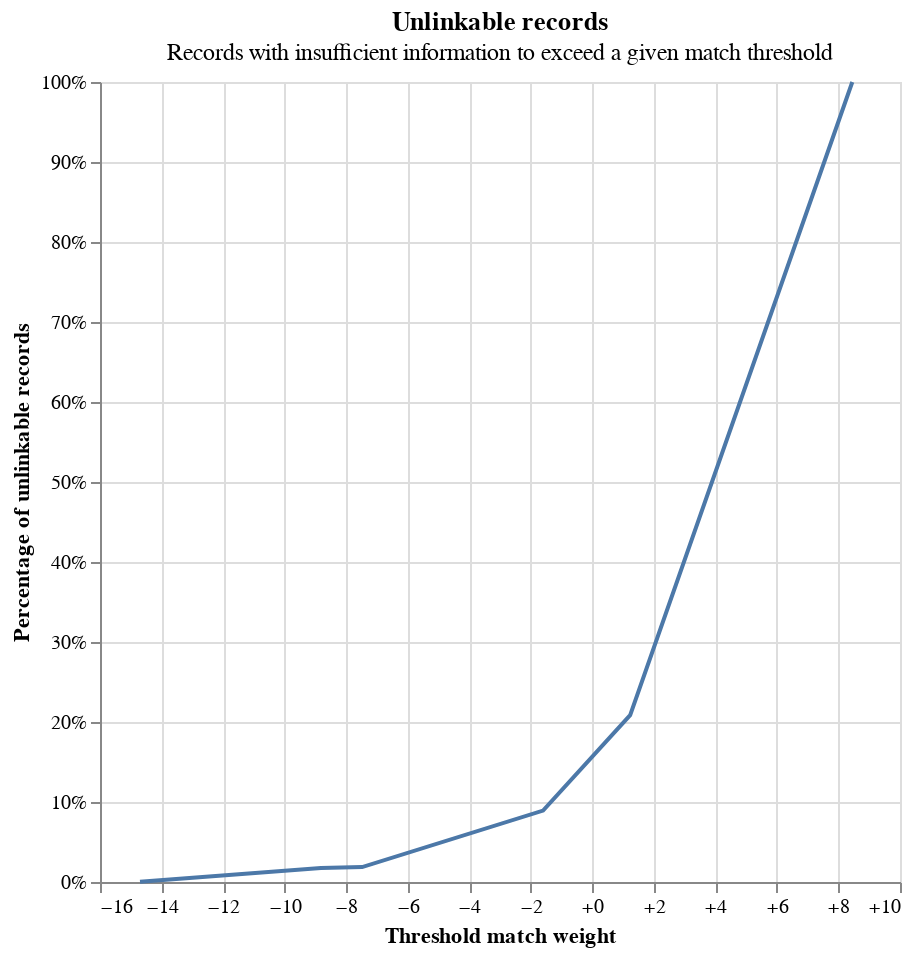

The notebook cell this image was saved under:
### Code cell
person_linker.unlinkables_chart()

### Figure 1 — Vega-Lite specification as saved in the notebook (floating-point values rounded to 4 significant figures)
{"config": {"view": {"continuousWidth": 400, "continuousHeight": 300}}, "layer": [{"mark": {"type": "line"}, "encoding": {"x": {"axis": {"format": "+", "title": "Threshold match weight"}, "field": "match_weight", "type": "quantitative"}, "y": {"axis": {"format": "%", "title": "Percentage of unlinkable records"}, "field": "cum_prop", "type": "quantitative"}}}, {"mark": {"type": "point"}, "encoding": {"opacity": {"condition": {"param": "x_match_weight_y_cum_prop_coords_of_mouse", "value": 1, "empty": false}, "value": 0}, "tooltip": [{"field": "match_weight", "format": "+.5", "title": "Match weight", "type": "quantitative"}, {"field": "match_probability", "format": ".5", "title": "Match probability", "type": "quantitative"}, {"field": "cum_prop", "format": ".3%", "title": "Proportion of unlinkable records", "type": "quantitative"}], "x": {"axis": {"title": "Threshold match weight"}, "field": "match_weight", "type": "quantitative"}, "y": {"axis": {"format": "%", "title": "Percentage of unlinkable records"}, "field": "cum_prop", "type": "quantitative"}}, "name": "mouse_coords"}, {"mark": {"type": "rule", "color": "gray"}, "encoding": {"x": {"field": "match_weight", "type": "quantitative"}}, "transform": [{"filter": {"param": "x_match_weight_y_cum_prop_coords_of_mouse", "empty": false}}]}, {"mark": {"type": "rule", "color": "gray"}, "encoding": {"y": {"field": "cum_prop", "type": "quantitative"}}, "transform": [{"filter": {"param": "x_match_weight_y_cum_prop_coords_of_mouse", "empty": false}}]}], "data": {"name": "data-4b991bd7d457f59d8d25a97f7da4e6d0"}, "height": 400, "params": [{"name": "x_match_weight_y_cum_prop_coords_of_mouse", "select": {"type": "point", "fields": ["match_weight", "cum_prop"], "nearest": true, "on": "mouseover"}, "views": ["mouse_coords"]}], "title": {"text": "Unlinkable records", "subtitle": "Records with insufficient information to exceed a given match threshold"}, "width": 400, "$schema": "https://vega.github.io/schema/vega-lite/v5.9.3.json", "datasets": {"data-4b991bd7d457f59d8d25a97f7da4e6d0": [{"match_weight": -14.7, "match_probability": 4e-05, "prop": 0.0002966, "cum_prop": 0.0002966}, {"match_weight": -8.82, "match_probability": 0.0022, "prop": 0.01734, "cum_prop": 0.01764}, {"match_weight": -7.48, "match_probability": 0.00559, "prop": 0.001028, "cum_prop": 0.01866}, {"match_weight": -1.6, "match_probability": 0.2476, "prop": 0.0706, "cum_prop": 0.08927}, {"match_weight": 1.23, "match_probability": 0.7009, "prop": 0.1193, "cum_prop": 0.2086}, {"match_weight": 8.45, "match_probability": 0.9971, "prop": 0.7914, "cum_prop": 1.0}]}}
